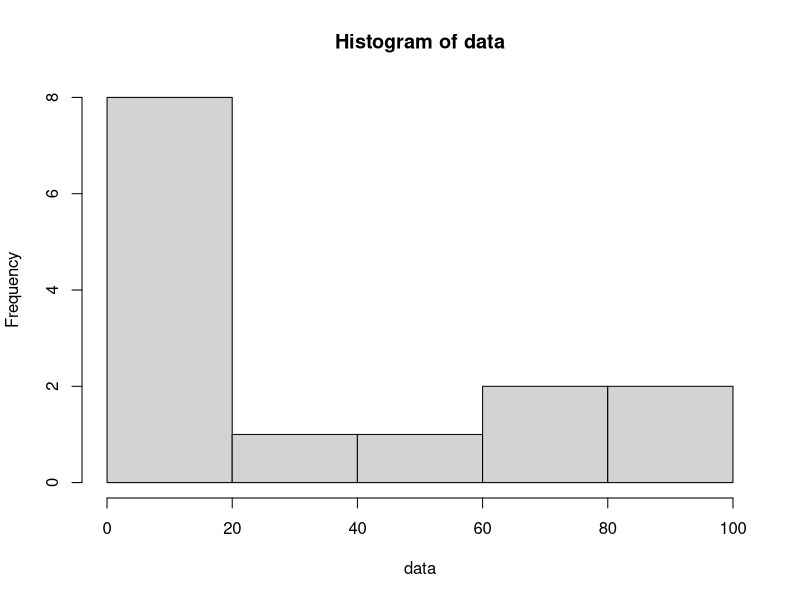

Here is the R script that generated this plot:
# 2) Find skewness and draw the histogram without using 
#    inbuilt skewness method on the following data :-
#    5, 6, 10, 15, 18, 89, 35, 89, 76, 67, 54, 4, 12, 9

data <-c(5,6,10,15,18,89,35,89,76,67,54,4,12,9)

mean_data <- sum(data)/length(data)

skewness1<-sum((data-mean_data)^3)/length(data)/sqrt((sum((data-mean_data)^2)/length(data))^3)

png(file="histQues2.png")
print(skewness1)
hist(data)
dev.off()